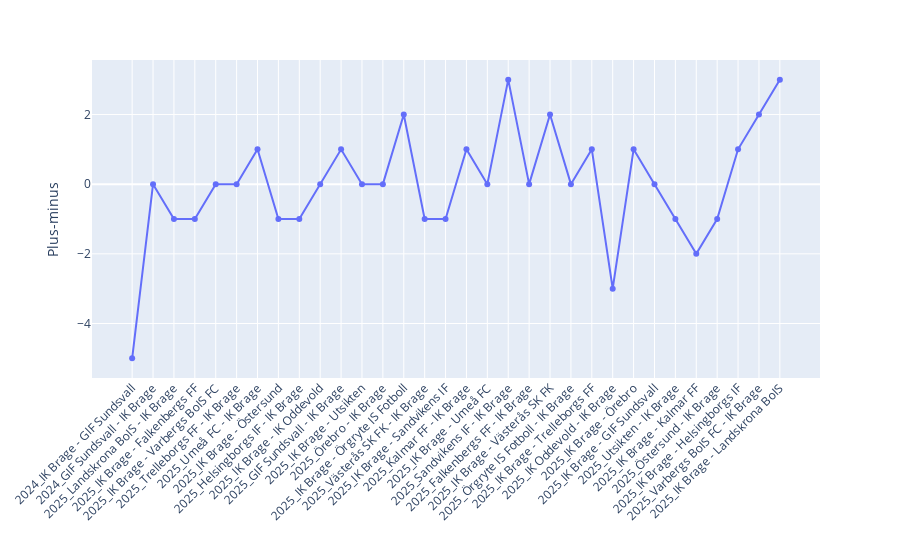

Source (notebook cell):
### Markdown cell above
#### Impact per match

### Code cell
player_data = (players_enriched[players_enriched["name"] == "Gustav Nordh"]
    [['match_start_datetime', 'match_id_short', 'name', 'player_type', 'minutes_played', 'goals',
    'assists', 'gf_on', 'ga_on', 'plus_minus_raw', 'on_goal_diff', 'off_goal_diff',
    'yellow_card', 'red_card']]
    .sort_values("match_start_datetime")
)

fig = px.line(player_data, x = "match_id_short", y = "plus_minus_raw",
              markers = True)

fig.update_layout(
    xaxis_title="",
    yaxis_title="Plus-minus",
    xaxis_tickangle=-45,
    legend_title = ""
)

fig.show()

### Figure 1 — Plotly figure (JSON) as saved in the notebook; plotly's stock layout.template omitted (floating-point values rounded to 4 significant figures)
{"data": [{"hovertemplate": "match_id_short=%{x}<br>plus_minus_raw=%{y}<extra></extra>", "legendgroup": "", "line": {"color": "#636efa", "dash": "solid"}, "marker": {"symbol": "circle"}, "mode": "lines+markers", "name": "", "orientation": "v", "showlegend": false, "type": "scatter", "x": ["2024_IK Brage - GIF Sundsvall", "2024_GIF Sundsvall - IK Brage", "2025_Landskrona BoIS - IK Brage", "2025_IK Brage - Falkenbergs FF", "2025_IK Brage - Varbergs BoIS FC", "2025_Trelleborgs FF - IK Brage", "2025_Umeå FC - IK Brage", "2025_IK Brage - Östersund", "2025_Helsingborgs IF - IK Brage", "2025_IK Brage - IK Oddevold", "2025_GIF Sundsvall - IK Brage", "2025_IK Brage - Utsikten", "2025_Örebro - IK Brage", "2025_IK Brage - Örgryte IS Fotboll", "2025_Västerås SK FK - IK Brage", "2025_IK Brage - Sandvikens IF", "2025_Kalmar FF - IK Brage", "2025_IK Brage - Umeå FC", "2025_Sandvikens IF - IK Brage", "2025_Falkenbergs FF - IK Brage", "2025_IK Brage - Västerås SK FK", "2025_Örgryte IS Fotboll - IK Brage", "2025_IK Brage - Trelleborgs FF", "2025_IK Oddevold - IK Brage", "2025_IK Brage - Örebro", "2025_IK Brage - GIF Sundsvall", "2025_Utsikten - IK Brage", "2025_IK Brage - Kalmar FF", "2025_Östersund - IK Brage", "2025_IK Brage - Helsingborgs IF", "2025_Varbergs BoIS FC - IK Brage", "2025_IK Brage - Landskrona BoIS"], "xaxis": "x", "y": [-5.0, 0.0, -1.0, -1.0, 0.0, 0.0, 1.0, -1.0, -1.0, 0.0, 1.0, 0.0, 0.0, 2.0, -1.0, -1.0, 1.0, 0.0, 3.0, 0.0, 2.0, 0.0, 1.0, -3.0, 1.0, 0.0, -1.0, -2.0, -1.0, 1.0, 2.0, 3.0], "yaxis": "y"}], "layout": {"legend": {"title": {"text": ""}, "tracegroupgap": 0}, "margin": {"t": 60}, "xaxis": {"anchor": "y", "domain": [0, 1], "tickangle": -45, "title": {"text": ""}}, "yaxis": {"anchor": "x", "domain": [0, 1], "title": {"text": "Plus-minus"}}}}
